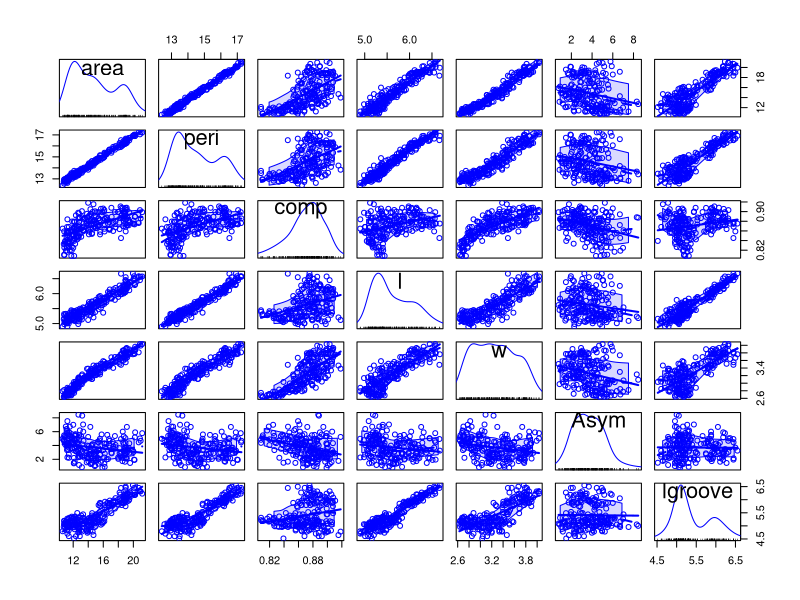
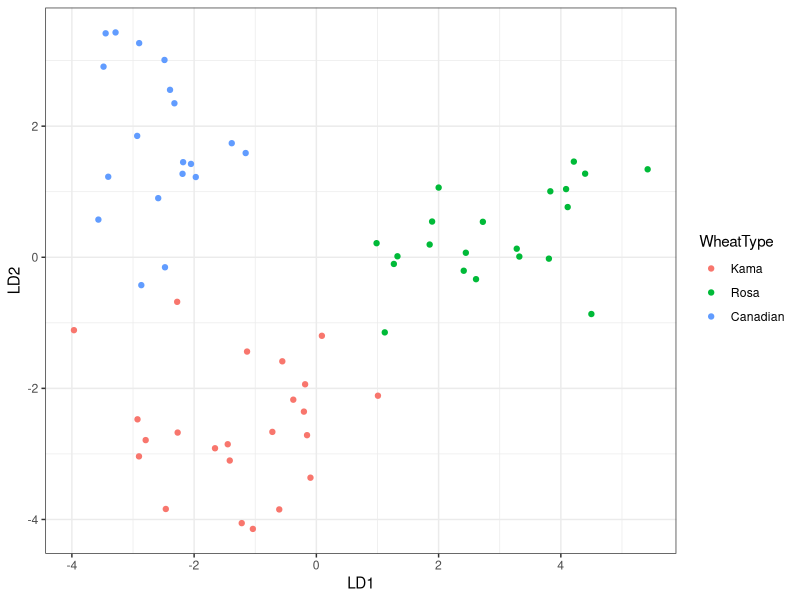

The R source for these figures, in order:
## ---- chunk 1
knitr::opts_chunk$set(echo = TRUE)
## ---- chunk 2
library(car)
library(MASS)
library(ggplot2)
## ---- chunk 3
seeds = read.csv("./seeds.csv", sep="\t", header=TRUE)
seeds$group = as.factor(seeds$group)
levels(seeds$group) = c("Kama", "Rosa", "Canadian")
summary(seeds)
scatterplotMatrix(seeds[1:7])
## ---- chunk 4
set.seed(123) 
seedss = sample.int(n = nrow(seeds), size = floor(.7*nrow(seeds)), replace = F)
train = seeds[seedss, ]
test  = seeds[-seedss, ]
## ---- chunk 5
lseeds = lda(group~., train)
lseeds
## ---- chunk 6
lseeds.values = predict(lseeds, test[,1:7])
## ---- chunk 7
plot.data = data.frame(LD1=lseeds.values$x[,1], LD2=lseeds.values$x[,2], WheatType=test$group)
head(plot.data)                       
p <- ggplot(data=plot.data, aes(x=LD1, y=LD2)) +
  geom_point(aes(color=WheatType)) +
  theme_bw()
p
